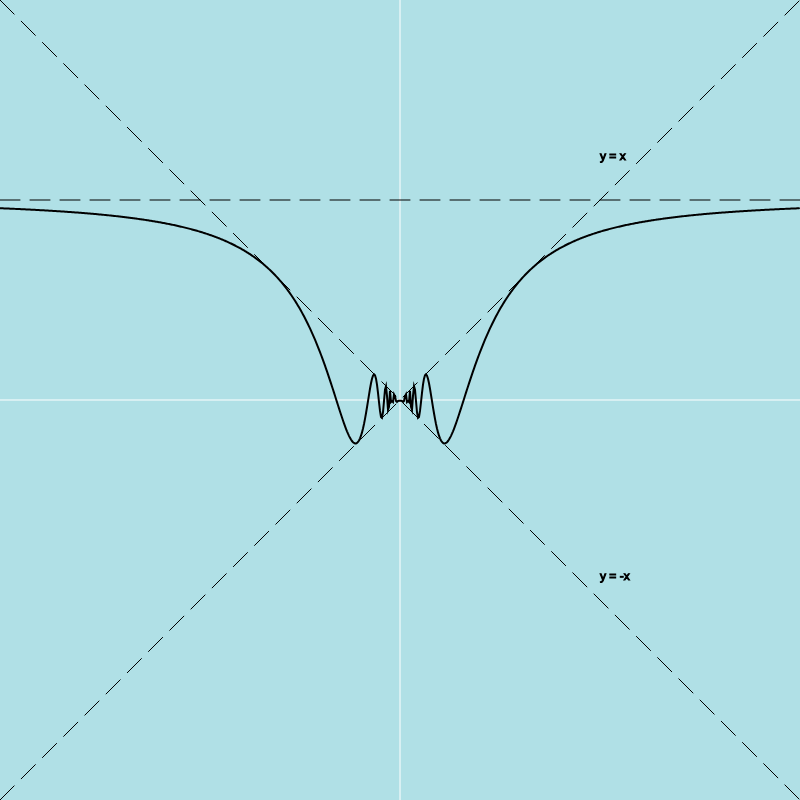
Frame 1 (no input)
Frame 60 (no input): identical to frame 1, image omitted
Frame 120 (the mouse pressed at the canvas centre since frame 60): identical to frame 1, image omitted

The p5.js sketch that drew this single still picture (run headless with seeded random() and noise() and a simulated clock; from frame 60 on, the mouse is pressed at the canvas centre):

// p5.js sketch
// ── sketch.js

function setup() {
    createCanvas(800, 800);
    background(176, 224, 230);
    // 原点をキャンバスの中心に設定
    translate(width / 2, height / 2);


    // x軸とy軸を描画
    stroke(255);
    strokeWeight(1);
    line(-width / 2, 0, width / 2, 0); // x軸
    line(0, -height / 2, 0, height / 2); // y軸

    //　-----Start 漸近線を描画-----

    stroke(0);
    let dashLength = 10; // 点線の長さ
    let gapLength = 10;  // 点線の間隔
    // (y = 1 (yVal = -200))
    let x1 = -width / 2, y1 = -200; // 線の始点
    let x2 = width / 2, y2 = -200; // 線の終点
    drawDashedLine(x1, y1, x2, y2, dashLength, gapLength);

    // (y = x )
    x1 = -width / 2, y1 = 400; // 線の始点
    x2 = width / 2, y2 = -400; // 線の終点
    drawDashedLine(x1, y1, x2, y2, dashLength, gapLength);
    textSize(12);
    text("y = x", 200, -240);

    // (y = - x )
    x1 = -width / 2, y1 = -400; // 線の始点
    x2 = width / 2, y2 = 400; // 線の終点
    drawDashedLine(x1, y1, x2, y2, dashLength, gapLength);
    textSize(12);
    text("y = -x", 200, 180);

    //　-----End 漸近線を描画-----

    // グラフを描画
    stroke(0);
    strokeWeight(2);
    noFill();

    beginShape();
    for (let x = -width / 2; x < width / 2; x += 1) {
        let xVal = x / 200; // スケーリング
        let y;
        let yVal;
        yVal = xVal * sin(1 / xVal);
        y = -yVal * 200; // スケーリング
        if (xVal === 0) { //x = 0ではyの値は0になる
            y = 0;
        } else {
            stroke(0);
            vertex(x, y);
        }
    }
    endShape();
}

function draw() {

}


function drawDashedLine(x1, y1, x2, y2, dashLength, gapLength) {
    let distance = dist(x1, y1, x2, y2); // 線の全体の長さを計算
    let dashCount = distance / (dashLength + gapLength); // 点線の数

    let xStep = (x2 - x1) / dashCount; // x方向のステップサイズ
    let yStep = (y2 - y1) / dashCount; // y方向のステップサイズ

    for (let i = 0; i < dashCount; i++) {
        let xStart = x1 + i * (xStep + gapLength / distance * (x2 - x1));
        let yStart = y1 + i * (yStep + gapLength / distance * (y2 - y1));
        let xEnd = xStart + xStep;
        let yEnd = yStart + yStep;
        line(xStart, yStart, xEnd, yEnd);
    }
}
